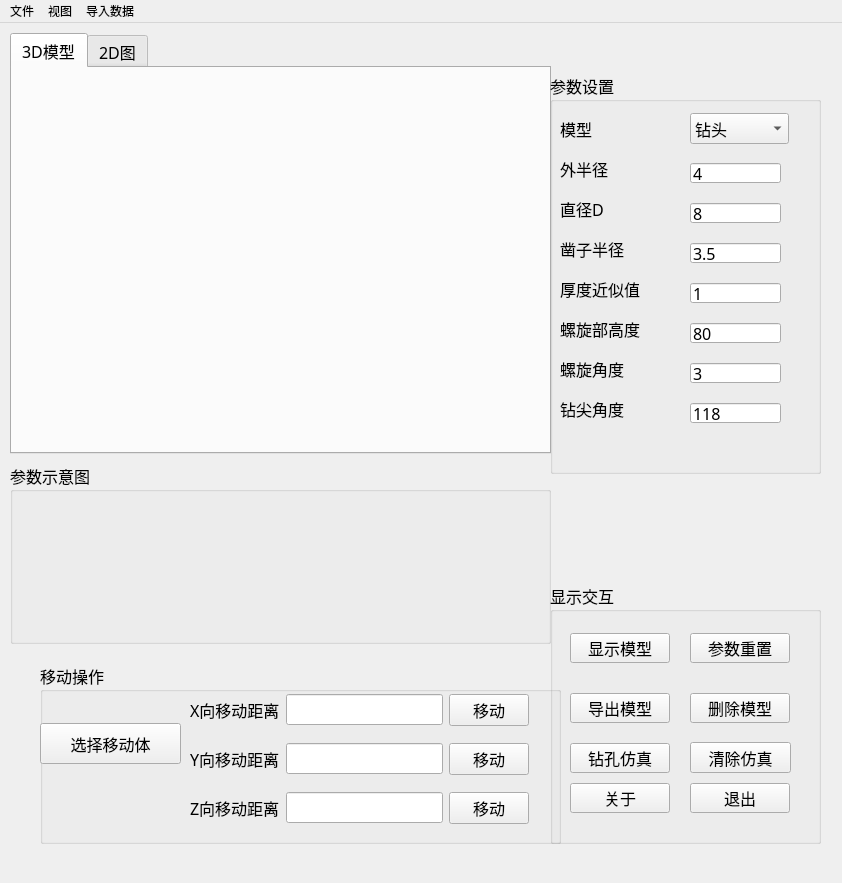
<?xml version="1.0" encoding="UTF-8"?>
<ui version="4.0">
 <class>MainWindow</class>
 <widget class="QMainWindow" name="MainWindow">
  <property name="geometry">
   <rect>
    <x>0</x>
    <y>0</y>
    <width>842</width>
    <height>883</height>
   </rect>
  </property>
  <property name="contextMenuPolicy">
   <enum>Qt::ActionsContextMenu</enum>
  </property>
  <property name="windowTitle">
   <string>MainWindow</string>
  </property>
  <property name="toolTip">
   <string notr="true"/>
  </property>
  <property name="toolTipDuration">
   <number>-3</number>
  </property>
  <property name="layoutDirection">
   <enum>Qt::LeftToRight</enum>
  </property>
  <property name="documentMode">
   <bool>false</bool>
  </property>
  <property name="dockNestingEnabled">
   <bool>false</bool>
  </property>
  <widget class="QWidget" name="centralwidget">
   <widget class="QTabWidget" name="tabWidget_2">
    <property name="geometry">
     <rect>
      <x>10</x>
      <y>10</y>
      <width>541</width>
      <height>421</height>
     </rect>
    </property>
    <property name="font">
     <font>
      <family>微软雅黑</family>
      <pointsize>12</pointsize>
     </font>
    </property>
    <property name="currentIndex">
     <number>0</number>
    </property>
    <widget class="QWidget" name="tab_4">
     <attribute name="title">
      <string>3D模型</string>
     </attribute>
    </widget>
    <widget class="QWidget" name="tab_5">
     <attribute name="title">
      <string>2D图</string>
     </attribute>
    </widget>
   </widget>
   <widget class="QGroupBox" name="groupBox_3">
    <property name="geometry">
     <rect>
      <x>550</x>
      <y>50</y>
      <width>271</width>
      <height>401</height>
     </rect>
    </property>
    <property name="font">
     <font>
      <family>微软雅黑</family>
      <pointsize>12</pointsize>
     </font>
    </property>
    <property name="title">
     <string>参数设置</string>
    </property>
    <widget class="QLabel" name="label_2">
     <property name="geometry">
      <rect>
       <x>10</x>
       <y>80</y>
       <width>81</width>
       <height>31</height>
      </rect>
     </property>
     <property name="toolTip">
      <string>&lt;html&gt;&lt;head/&gt;&lt;body&gt;&lt;p&gt;&lt;span style=&quot; font-family:'Helvetica Neue','Helvetica','Verdana','Arial','sans-serif'; font-size:14px; color:#000000; background-color:#ffffff;&quot;&gt;outer radius&lt;/span&gt;&lt;/p&gt;&lt;/body&gt;&lt;/html&gt;</string>
     </property>
     <property name="text">
      <string>外半径 </string>
     </property>
    </widget>
    <widget class="QLineEdit" name="lineEdit">
     <property name="geometry">
      <rect>
       <x>140</x>
       <y>90</y>
       <width>91</width>
       <height>20</height>
      </rect>
     </property>
     <property name="text">
      <string>4</string>
     </property>
     <property name="readOnly">
      <bool>true</bool>
     </property>
    </widget>
    <widget class="QLineEdit" name="lineEdit_2">
     <property name="geometry">
      <rect>
       <x>140</x>
       <y>130</y>
       <width>91</width>
       <height>20</height>
      </rect>
     </property>
     <property name="text">
      <string>8</string>
     </property>
     <property name="readOnly">
      <bool>true</bool>
     </property>
    </widget>
    <widget class="QLabel" name="label_3">
     <property name="geometry">
      <rect>
       <x>10</x>
       <y>120</y>
       <width>91</width>
       <height>31</height>
      </rect>
     </property>
     <property name="text">
      <string>直径D</string>
     </property>
    </widget>
    <widget class="QLineEdit" name="lineEdit_3">
     <property name="geometry">
      <rect>
       <x>140</x>
       <y>170</y>
       <width>91</width>
       <height>20</height>
      </rect>
     </property>
     <property name="text">
      <string>3.5</string>
     </property>
    </widget>
    <widget class="QLabel" name="label_4">
     <property name="geometry">
      <rect>
       <x>10</x>
       <y>160</y>
       <width>101</width>
       <height>31</height>
      </rect>
     </property>
     <property name="text">
      <string>凿子半径</string>
     </property>
    </widget>
    <widget class="QLineEdit" name="lineEdit_4">
     <property name="geometry">
      <rect>
       <x>140</x>
       <y>210</y>
       <width>91</width>
       <height>20</height>
      </rect>
     </property>
     <property name="text">
      <string>1</string>
     </property>
    </widget>
    <widget class="QLabel" name="label_6">
     <property name="geometry">
      <rect>
       <x>10</x>
       <y>200</y>
       <width>131</width>
       <height>31</height>
      </rect>
     </property>
     <property name="text">
      <string>厚度近似值</string>
     </property>
    </widget>
    <widget class="QLineEdit" name="lineEdit_5">
     <property name="geometry">
      <rect>
       <x>140</x>
       <y>250</y>
       <width>91</width>
       <height>20</height>
      </rect>
     </property>
     <property name="text">
      <string>80</string>
     </property>
     <property name="readOnly">
      <bool>true</bool>
     </property>
    </widget>
    <widget class="QLabel" name="label_7">
     <property name="geometry">
      <rect>
       <x>10</x>
       <y>240</y>
       <width>121</width>
       <height>31</height>
      </rect>
     </property>
     <property name="text">
      <string>螺旋部高度</string>
     </property>
    </widget>
    <widget class="QLineEdit" name="lineEdit_6">
     <property name="geometry">
      <rect>
       <x>140</x>
       <y>290</y>
       <width>91</width>
       <height>20</height>
      </rect>
     </property>
     <property name="text">
      <string>3</string>
     </property>
    </widget>
    <widget class="QLabel" name="label_8">
     <property name="geometry">
      <rect>
       <x>10</x>
       <y>280</y>
       <width>121</width>
       <height>31</height>
      </rect>
     </property>
     <property name="text">
      <string>螺旋角度</string>
     </property>
    </widget>
    <widget class="QLineEdit" name="lineEdit_7">
     <property name="geometry">
      <rect>
       <x>140</x>
       <y>330</y>
       <width>91</width>
       <height>20</height>
      </rect>
     </property>
     <property name="text">
      <string>118</string>
     </property>
    </widget>
    <widget class="QLabel" name="label_9">
     <property name="geometry">
      <rect>
       <x>10</x>
       <y>320</y>
       <width>71</width>
       <height>31</height>
      </rect>
     </property>
     <property name="text">
      <string>钻尖角度</string>
     </property>
    </widget>
    <widget class="QLabel" name="label_12">
     <property name="geometry">
      <rect>
       <x>10</x>
       <y>40</y>
       <width>81</width>
       <height>31</height>
      </rect>
     </property>
     <property name="text">
      <string>模型</string>
     </property>
    </widget>
    <widget class="QComboBox" name="comboBox">
     <property name="geometry">
      <rect>
       <x>140</x>
       <y>40</y>
       <width>99</width>
       <height>31</height>
      </rect>
     </property>
     <item>
      <property name="text">
       <string>钻头</string>
      </property>
     </item>
     <item>
      <property name="text">
       <string>轴</string>
      </property>
     </item>
     <item>
      <property name="text">
       <string>水瓶</string>
      </property>
     </item>
    </widget>
   </widget>
   <widget class="QGroupBox" name="groupBox">
    <property name="geometry">
     <rect>
      <x>10</x>
      <y>440</y>
      <width>541</width>
      <height>181</height>
     </rect>
    </property>
    <property name="font">
     <font>
      <family>微软雅黑</family>
      <pointsize>12</pointsize>
      <underline>false</underline>
     </font>
    </property>
    <property name="cursor">
     <cursorShape>ArrowCursor</cursorShape>
    </property>
    <property name="autoFillBackground">
     <bool>true</bool>
    </property>
    <property name="title">
     <string>参数示意图</string>
    </property>
    <property name="flat">
     <bool>true</bool>
    </property>
    <widget class="QLabel" name="label">
     <property name="geometry">
      <rect>
       <x>20</x>
       <y>20</y>
       <width>511</width>
       <height>161</height>
      </rect>
     </property>
     <property name="text">
      <string/>
     </property>
     <property name="pixmap">
      <pixmap>Pic/tool.png</pixmap>
     </property>
    </widget>
   </widget>
   <widget class="QGroupBox" name="groupBox_2">
    <property name="geometry">
     <rect>
      <x>550</x>
      <y>560</y>
      <width>271</width>
      <height>261</height>
     </rect>
    </property>
    <property name="font">
     <font>
      <family>微软雅黑</family>
      <pointsize>12</pointsize>
     </font>
    </property>
    <property name="title">
     <string>显示交互</string>
    </property>
    <widget class="QPushButton" name="pushButton_4">
     <property name="geometry">
      <rect>
       <x>140</x>
       <y>50</y>
       <width>100</width>
       <height>30</height>
      </rect>
     </property>
     <property name="text">
      <string>参数重置</string>
     </property>
    </widget>
    <widget class="QPushButton" name="pushButton_3">
     <property name="geometry">
      <rect>
       <x>20</x>
       <y>50</y>
       <width>100</width>
       <height>30</height>
      </rect>
     </property>
     <property name="text">
      <string>显示模型</string>
     </property>
    </widget>
    <widget class="QPushButton" name="pushButton_5">
     <property name="geometry">
      <rect>
       <x>20</x>
       <y>110</y>
       <width>100</width>
       <height>30</height>
      </rect>
     </property>
     <property name="text">
      <string>导出模型</string>
     </property>
    </widget>
    <widget class="QPushButton" name="pushButton_9">
     <property name="geometry">
      <rect>
       <x>140</x>
       <y>110</y>
       <width>100</width>
       <height>30</height>
      </rect>
     </property>
     <property name="text">
      <string>删除模型</string>
     </property>
    </widget>
    <widget class="QPushButton" name="pushButton_10">
     <property name="geometry">
      <rect>
       <x>20</x>
       <y>200</y>
       <width>100</width>
       <height>30</height>
      </rect>
     </property>
     <property name="text">
      <string>关于</string>
     </property>
    </widget>
    <widget class="QPushButton" name="pushButton_11">
     <property name="geometry">
      <rect>
       <x>140</x>
       <y>200</y>
       <width>100</width>
       <height>30</height>
      </rect>
     </property>
     <property name="text">
      <string>退出</string>
     </property>
    </widget>
    <widget class="QPushButton" name="pushButton_12">
     <property name="geometry">
      <rect>
       <x>20</x>
       <y>160</y>
       <width>100</width>
       <height>30</height>
      </rect>
     </property>
     <property name="text">
      <string>钻孔仿真</string>
     </property>
    </widget>
    <widget class="QPushButton" name="pushButton_13">
     <property name="geometry">
      <rect>
       <x>140</x>
       <y>159</y>
       <width>101</width>
       <height>31</height>
      </rect>
     </property>
     <property name="text">
      <string>清除仿真</string>
     </property>
    </widget>
   </widget>
   <widget class="QGroupBox" name="groupBox_4">
    <property name="geometry">
     <rect>
      <x>40</x>
      <y>640</y>
      <width>521</width>
      <height>181</height>
     </rect>
    </property>
    <property name="font">
     <font>
      <family>微软雅黑</family>
      <pointsize>12</pointsize>
     </font>
    </property>
    <property name="title">
     <string>移动操作</string>
    </property>
    <widget class="QPushButton" name="pushButton_15">
     <property name="geometry">
      <rect>
       <x>0</x>
       <y>60</y>
       <width>141</width>
       <height>41</height>
      </rect>
     </property>
     <property name="text">
      <string>选择移动体</string>
     </property>
    </widget>
    <widget class="QWidget" name="layoutWidget">
     <property name="geometry">
      <rect>
       <x>150</x>
       <y>20</y>
       <width>339</width>
       <height>152</height>
      </rect>
     </property>
     <layout class="QGridLayout" name="gridLayout_6">
      <item row="0" column="0">
       <layout class="QGridLayout" name="gridLayout">
        <item row="0" column="0">
         <widget class="QLabel" name="label_5">
          <property name="text">
           <string>X向移动距离</string>
          </property>
         </widget>
        </item>
        <item row="0" column="1">
         <widget class="QLineEdit" name="lineEdit_8"/>
        </item>
        <item row="0" column="2">
         <widget class="QPushButton" name="pushButton_16">
          <property name="text">
           <string>移动</string>
          </property>
         </widget>
        </item>
       </layout>
      </item>
      <item row="1" column="0">
       <layout class="QGridLayout" name="gridLayout_2">
        <item row="0" column="0">
         <widget class="QLabel" name="label_10">
          <property name="text">
           <string>Y向移动距离</string>
          </property>
         </widget>
        </item>
        <item row="0" column="1">
         <widget class="QLineEdit" name="lineEdit_12"/>
        </item>
        <item row="0" column="2">
         <widget class="QPushButton" name="pushButton_17">
          <property name="text">
           <string>移动</string>
          </property>
         </widget>
        </item>
       </layout>
      </item>
      <item row="2" column="0">
       <layout class="QGridLayout" name="gridLayout_5">
        <item row="0" column="0">
         <widget class="QLabel" name="label_11">
          <property name="text">
           <string>Z向移动距离</string>
          </property>
         </widget>
        </item>
        <item row="0" column="1">
         <widget class="QLineEdit" name="lineEdit_15"/>
        </item>
        <item row="0" column="2">
         <widget class="QPushButton" name="pushButton_18">
          <property name="text">
           <string>移动</string>
          </property>
         </widget>
        </item>
       </layout>
      </item>
     </layout>
    </widget>
   </widget>
  </widget>
  <widget class="QMenuBar" name="menuBar">
   <property name="geometry">
    <rect>
     <x>0</x>
     <y>0</y>
     <width>842</width>
     <height>30</height>
    </rect>
   </property>
   <widget class="QMenu" name="menu">
    <property name="font">
     <font>
      <family>微软雅黑</family>
     </font>
    </property>
    <property name="title">
     <string>文件</string>
    </property>
    <addaction name="quit"/>
   </widget>
   <widget class="QMenu" name="menu_3">
    <property name="title">
     <string>视图</string>
    </property>
    <addaction name="actionView_Bottom"/>
    <addaction name="actionView_Front"/>
    <addaction name="actionView_Iso"/>
    <addaction name="actionView_Left"/>
    <addaction name="actionView_Right"/>
    <addaction name="actionView_Top"/>
   </widget>
   <widget class="QMenu" name="menu_2">
    <property name="title">
     <string>导入数据</string>
    </property>
    <addaction name="import_part"/>
   </widget>
   <addaction name="menu"/>
   <addaction name="menu_3"/>
   <addaction name="menu_2"/>
  </widget>
  <action name="action">
   <property name="checkable">
    <bool>false</bool>
   </property>
   <property name="text">
    <string>menu</string>
   </property>
   <property name="shortcut">
    <string>Ctrl+Q</string>
   </property>
  </action>
  <action name="quit">
   <property name="text">
    <string>退出</string>
   </property>
  </action>
  <action name="action112">
   <property name="text">
    <string>宁波启迪自动化零件有限公司</string>
   </property>
  </action>
  <action name="actionkaifazhe">
   <property name="text">
    <string>开发者</string>
   </property>
  </action>
  <action name="actionView_Bottom">
   <property name="text">
    <string>View_Bottom</string>
   </property>
  </action>
  <action name="actionView_Front">
   <property name="text">
    <string>View_Front</string>
   </property>
  </action>
  <action name="actionView_Iso">
   <property name="text">
    <string>View_Iso</string>
   </property>
  </action>
  <action name="actionView_Left">
   <property name="text">
    <string>View_Left</string>
   </property>
  </action>
  <action name="actionView_Right">
   <property name="text">
    <string>View_Right</string>
   </property>
  </action>
  <action name="actionView_Top">
   <property name="text">
    <string>View_Top</string>
   </property>
  </action>
  <action name="vision">
   <property name="text">
    <string>软件说明</string>
   </property>
  </action>
  <action name="import_part">
   <property name="text">
    <string>导入数据</string>
   </property>
  </action>
 </widget>
 <resources/>
 <connections/>
</ui>
